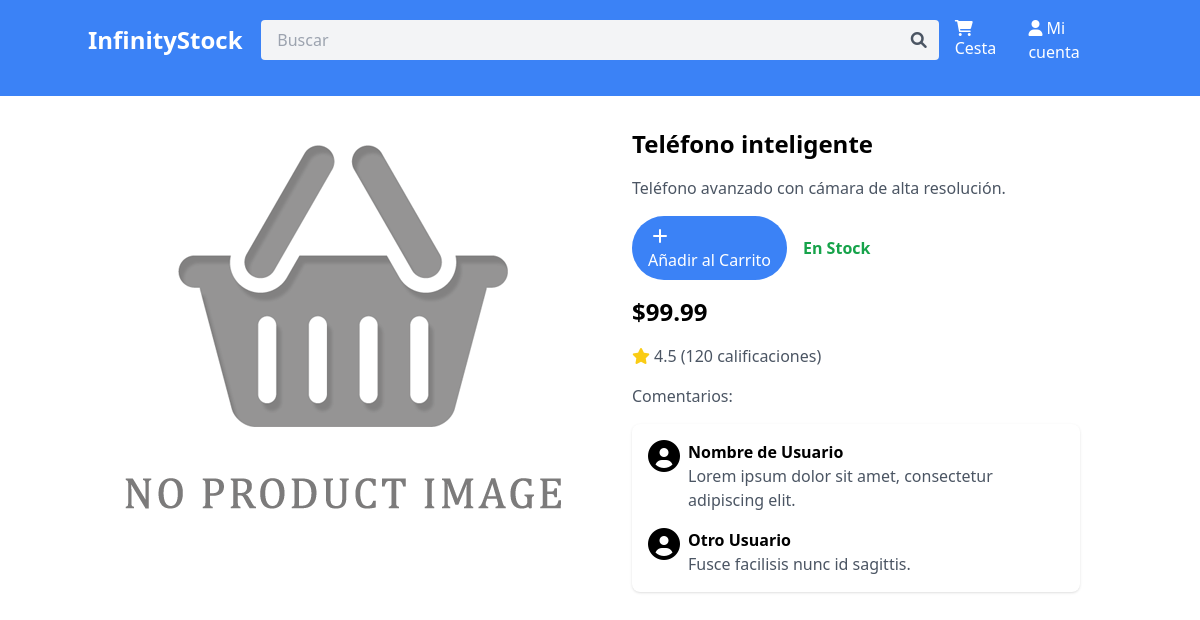
Page /index.php?id=1 on the committed database.
### tables this page shows
CREATE TABLE productos (
    id INT AUTO_INCREMENT PRIMARY KEY,
    nombre VARCHAR(255),
    descripcion TEXT,
    precio DECIMAL(10, 2)
);

### includes/product_details.php (the view)
<?php
$id = $conn->real_escape_string($_GET['id']);
$sql = "SELECT * FROM productos WHERE id = $id";
$resultado = $conn->query($sql);
$producto = $resultado->fetch_assoc();
?>
<div class="container mx-auto py-8">
    <div class="flex">
        <div class="w-1/2">
            <img src="../img/default.png" alt="Producto" class="max-w-full h-auto mx-auto">
        </div>
        <div class="w-1/2 px-8">
            <h1 class="text-2xl font-semibold mb-4"><?php echo $producto['nombre']; ?></h1>
            <p class="text-gray-600 mb-4"><?php echo $producto['descripcion']; ?></p>
            <div class="flex items-center space-x-4 mb-4">
                <button class="bg-blue-500 text-white px-4 py-2 rounded-full hover:bg-blue-600">
                    <svg class="w-6 h-6" fill="none" stroke="currentColor" viewBox="0 0 24 24" xmlns="http://www.w3.org/2000/svg">
                        <path stroke-linecap="round" stroke-linejoin="round" stroke-width="2" d="M12 6v6m0 0v6m0-6h6m-6 0H6"></path>
                    </svg>
                    Añadir al Carrito
                </button>
                <span class="text-green-600 font-semibold">En Stock</span>
            </div>
            <p class="text-2xl font-bold mb-4">$99.99</p>
            <div class="flex items-center mb-4">
                <i class="fas fa-star text-yellow-400"></i>
                <p class="text-gray-600 ml-1">4.5 (120 calificaciones)</p>
            </div>
            <p class="text-gray-600">Comentarios:</p>
            <div class="bg-white rounded-lg shadow p-4 mt-4">
                <div class="flex items-start space-x-2">
                    <div class="flex-shrink-0">
                        <i class="w-15 h-15 rounded-full fas fa-user-circle fa-2x"></i>
                    </div>
                    <div>
                        <p class="font-semibold">Nombre de Usuario</p>
                        <p class="text-gray-600">Lorem ipsum dolor sit amet, consectetur adipiscing elit.</p>
                    </div>
                </div>
                <div class="flex items-start space-x-2 mt-4">
                    <div class="flex-shrink-0">
                        <i class="w-15 h-15 rounded-full fas fa-user-circle fa-2x"></i>
                    </div>
                    <div>
                        <p class="font-semibold">Otro Usuario</p>
                        <p class="text-gray-600">Fusce facilisis nunc id sagittis.</p>
                    </div>
                </div>
            </div>
        </div>
    </div>
</div>

### rows in the picture
productos: nombre "Teléfono inteligente", descripcion "Teléfono avanzado con cámara de alta resolución."

### other values in the picture
TITLE "InfinityStock"
CESTA "Cesta"
MI_CUENTA "Mi cuenta"
